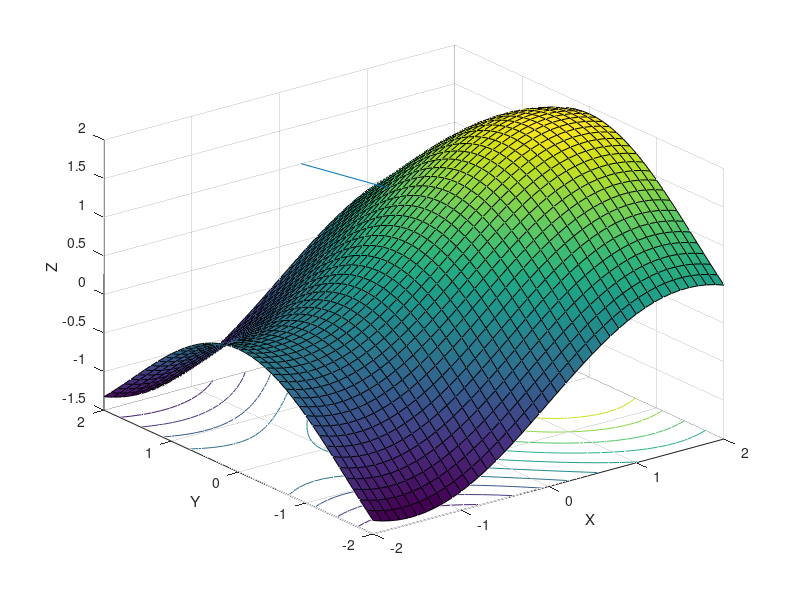

Recreate this plot in MATLAB.
[x, y] = meshgrid(-2:0.1:2, -2:0.1:2);
z = sin(x) + cos(y);

surfc(x, y, z);
hold on;

point = [1, -1, 1];
normal = [cos(point(1)), -sin(point(2)), 1];
direction = normal - point;

X = [point(1), 2 * direction(1) + point(1)];
Y = [point(2), 2 * direction(2) + point(2)];
Z = [point(3), 2 * direction(3) + point(3)];
plot3(X, Y, Z);

xlabel('X');
ylabel('Y');
zlabel('Z');
